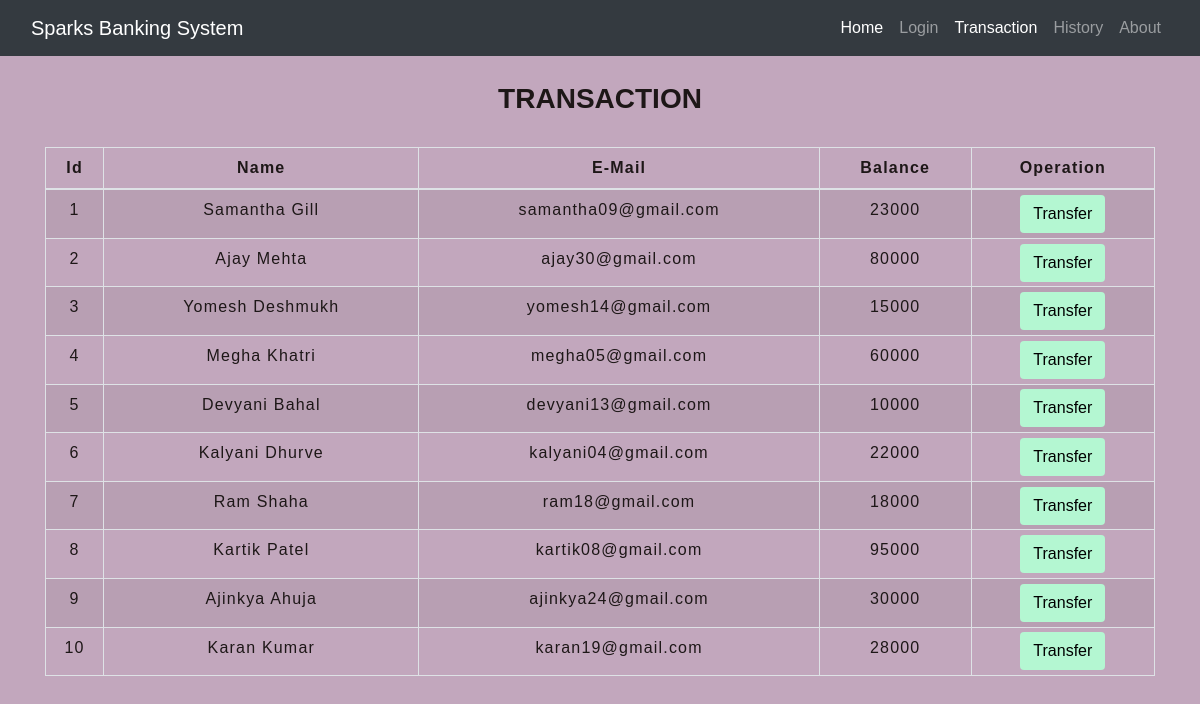
/customer.php, run on the app's committed database.
### tables this page shows
CREATE TABLE `users` (
  `id` int(3) NOT NULL,
  `name` text NOT NULL,
  `email` varchar(30) NOT NULL,
  `balance` int(8) NOT NULL
);

### customer.php (the view, shortened to what this page needs)
<!DOCTYPE html>
<html lang="en">
<head>
    <link rel="stylesheet" href="https://maxcdn.bootstrapcdn.com/bootstrap/4.0.0/css/bootstrap.min.css">
    <link rel="stylesheet" type="text/css" href="css/table.css">
    <link rel="stylesheet" type="text/css" href="css/styling.css">
</head>
<body>
 <?php
    include 'configure.php';
    $sql = "SELECT * FROM users";
    $result=$con->query($sql);
?>
<nav class="navbar navbar-expand-lg navbar-dark bg-dark" position: fixed;>
  <div class="container-fluid">
    <a class="navbar-brand" href="home.php">Sparks Banking System</a>
    <div class="collapse navbar-collapse" id="navbarSupportedContent">
      <ul class="navbar-nav ml-auto">
        <li class="nav-item">
        <a class="nav-link active" aria-current="page" href="index.php">Home</a>
        </li>
        <li class="nav-item">
          <a class="nav-link" href="Login.php">Login</a>
        </li>
        <li class="nav-item">
          <a class="nav-link active" aria-current="page" href="customer.php">Transaction</a>
        </li>
         <li class="nav-item">
          <a class="nav-link" href="History.php">History</a>
        </li>
        <li class="nav-item">
          <a class="nav-link" href="about.php">About</a>
        </li>
      </ul>
      </div>
  </div>
</nav>
<div class="container">
        <h3 class="text-center pt-5"></br><b>TRANSACTION</b></h3>
        <br>
            <div class="row">
                <div class="col">
                    <div class="table-responsive-sm">
                    <table class="table table-hover table-sm table-striped table-condensed table-bordered">
                        <thead>
                            <tr>
                            <th scope="col" class="text-center py-2">Id</th>
                            <th scope="col" class="text-center py-2">Name</th>
                            <th scope="col" class="text-center py-2">E-Mail</th>
                            <th scope="col" class="text-center py-2">Balance</th>
                            <th scope="col" class="text-center py-2">Operation</th>
                            </tr>
                            </thead>
                        <tbody>
                <?php
                    while($rows=mysqli_fetch_assoc($result)){
                ?>
                    <tr>
                        <td class="py-2"><?php echo $rows['id'] ?></td>
                        <td class="py-2"><?php echo $rows['name']?></td>
                        <td class="py-2"><?php echo $rows['email']?></td>
                        <td class="py-2"><?php echo $rows['balance']?></td>
                        <td><a href="Userdetail.php?id= <?php echo $rows['id'] ;?>"> <button type="button" class="btn">Transfer</button></a></td>
                    </tr>
                <?php
                    }
                ?>
                        </tbody>
                    </table>
                    </div>
                </div>
            </div>
         </div>
</body>
</html>

### css/table.css (style rules this page uses)
* { padding: 0; margin: 0; box-sizing: border-box; font-family: sans-serif; }
table { letter-spacing: 1.2px; }
td { text-align: center; }
button { border:none; background:#b4f7d2; transition: 1s; }

### css/styling.css (style rules this page uses)
body { background-color: rgb(194, 167, 189); color: rgb(29, 23, 23); }
.navbar { position: fixed; top: 0; width: 100%; }

### customer.php (style rules this page uses)
button { transition: 1.5s; }

### data on the page
users: id "1", name "Samantha Gill", email "samantha09@gmail.com", balance "23000"
users: id "2", name "Ajay Mehta", email "ajay30@gmail.com", balance "80000"
users: id "3", name "Yomesh Deshmukh", email "yomesh14@gmail.com", balance "15000"
users: id "4", name "Megha Khatri", email "megha05@gmail.com", balance "60000"
users: id "5", name "Devyani Bahal", email "devyani13@gmail.com", balance "10000"
users: id "6", name "Kalyani Dhurve", email "kalyani04@gmail.com", balance "22000"
users: id "7", name "Ram Shaha", email "ram18@gmail.com", balance "18000"
users: id "8", name "Kartik Patel", email "kartik08@gmail.com", balance "95000"
users: id "9", name "Ajinkya Ahuja", email "ajinkya24@gmail.com", balance "30000"
users: id "10", name "Karan Kumar", email "karan19@gmail.com", balance "28000"
